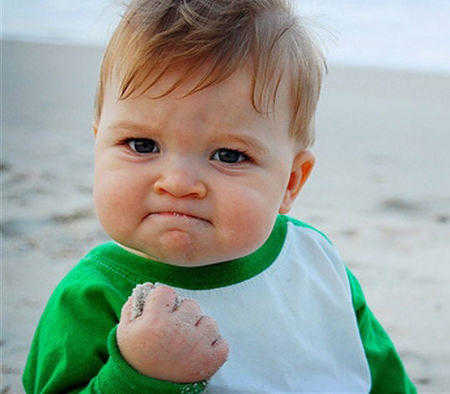
#> input picture chapter13/11.jpg, 450 x 394 px
$ python cvtest3.py
#> lines starting #> are read from the running program, lines starting #| are printed output that depends on the picture
# -*- coding:utf-8 -*-'
import cv2

def main():
    org = cv2.imread("11.jpg")
#> org is the input picture: shape (394, 450, 3); mean B, G, R 153, 162.6, 153.4
    cv2.imshow("image",org)
    cv2.waitKey(0)
    roi = org[20:,100:]
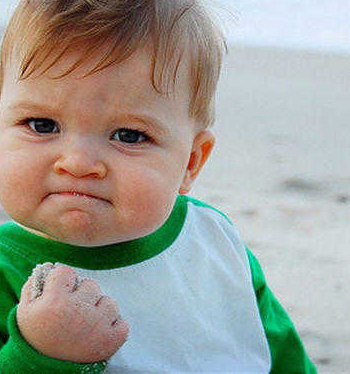
#> roi: shape (374, 350, 3); mean B, G, R 150.2, 159.4, 157.8
    cv2.imshow("roi",roi)
    cv2.waitKey(0)

if __name__ == "__main__":
    main()

$ run again, with chapter13/22.png saved as chapter13/11.jpg
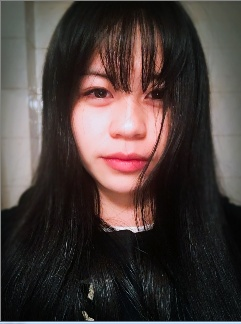
#> input picture chapter13/22.png, 241 x 324 px
#> in main, org is the input picture: shape (324, 241, 3); mean B, G, R 60, 62.6, 74.2
#> in main, `roi = org[20:,100:]`:
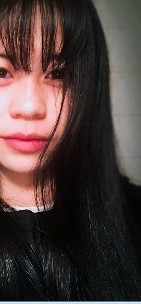
#> roi: shape (304, 141, 3); mean B, G, R 58.5, 60.9, 77.2

$ run again, with chapter13/33.png saved as chapter13/11.jpg
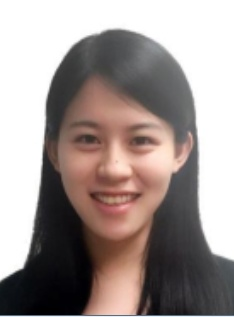
#> input picture chapter13/33.png, 234 x 317 px
#> in main, org is the input picture: shape (317, 234, 3); mean B, G, R 145.2, 148.2, 159.6
#> in main, `roi = org[20:,100:]`:
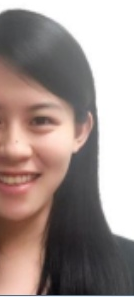
#> roi: shape (297, 134, 3); mean B, G, R 140.8, 145.2, 160.4
